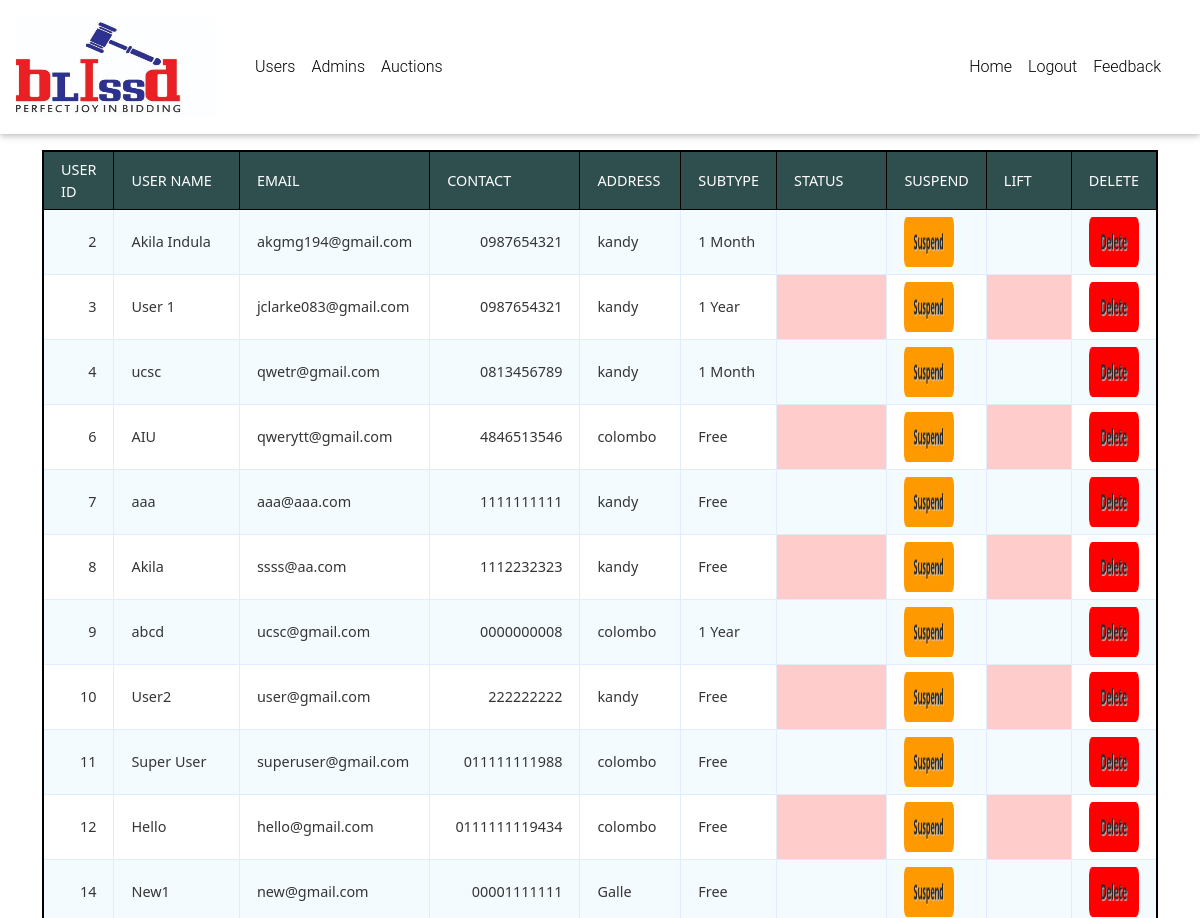
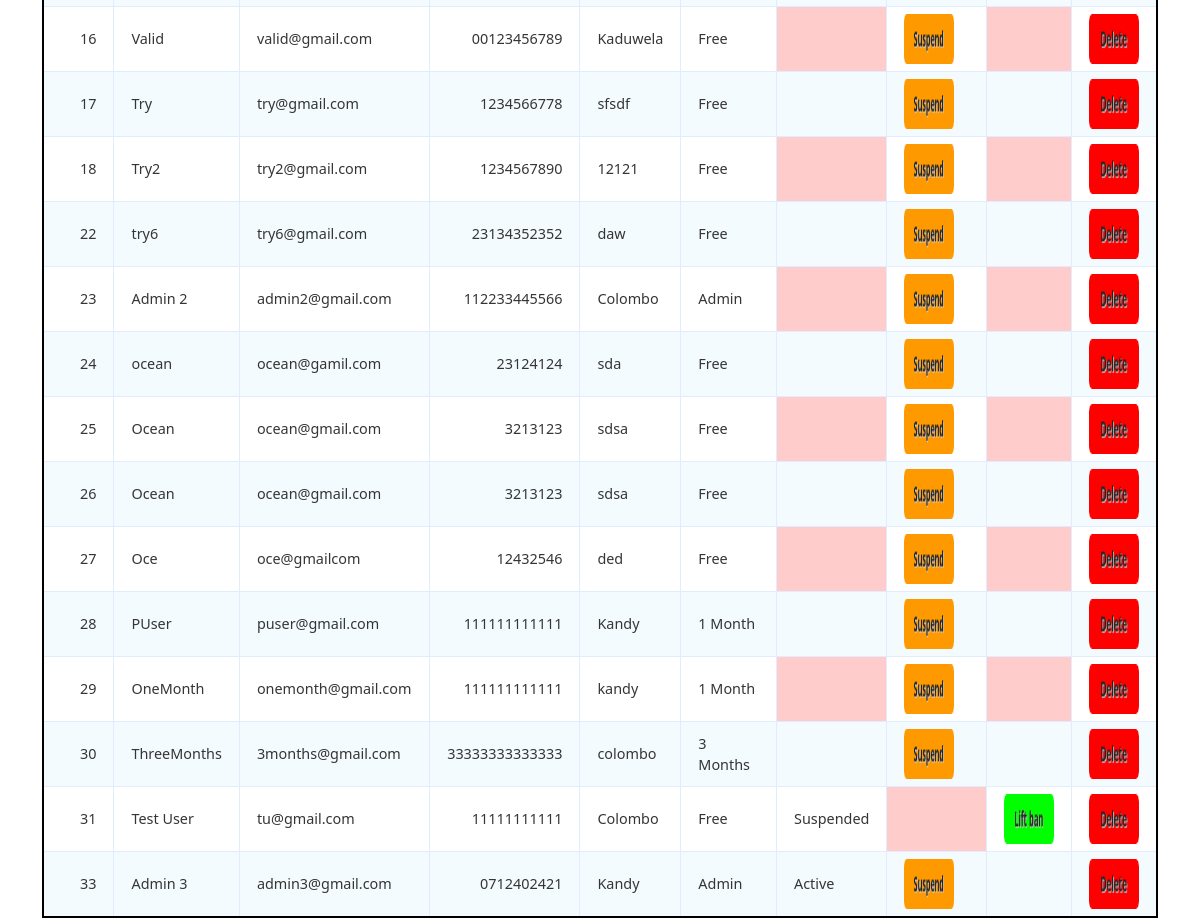
Before: /Functions/Admin/usermanage.php (signed in) with the older database file (2 pictures, top to bottom).
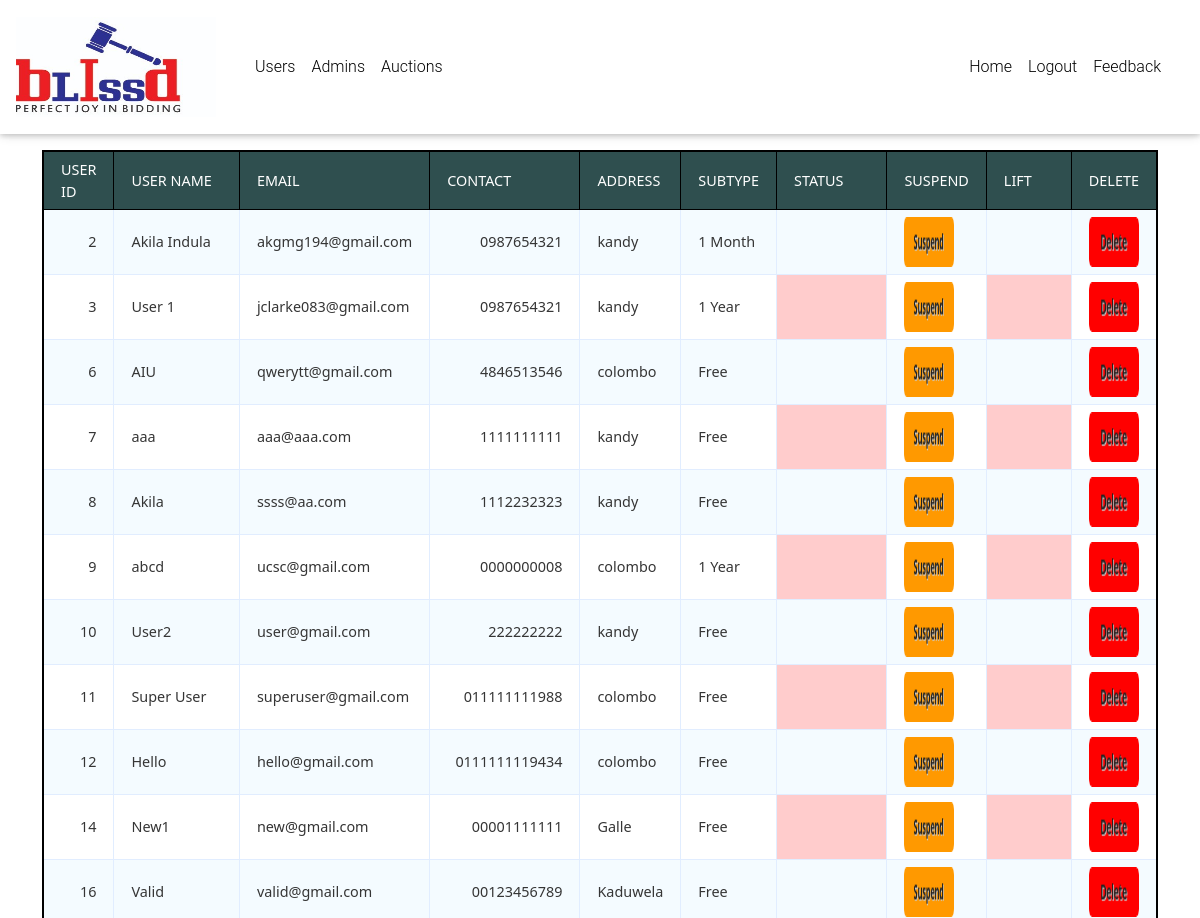
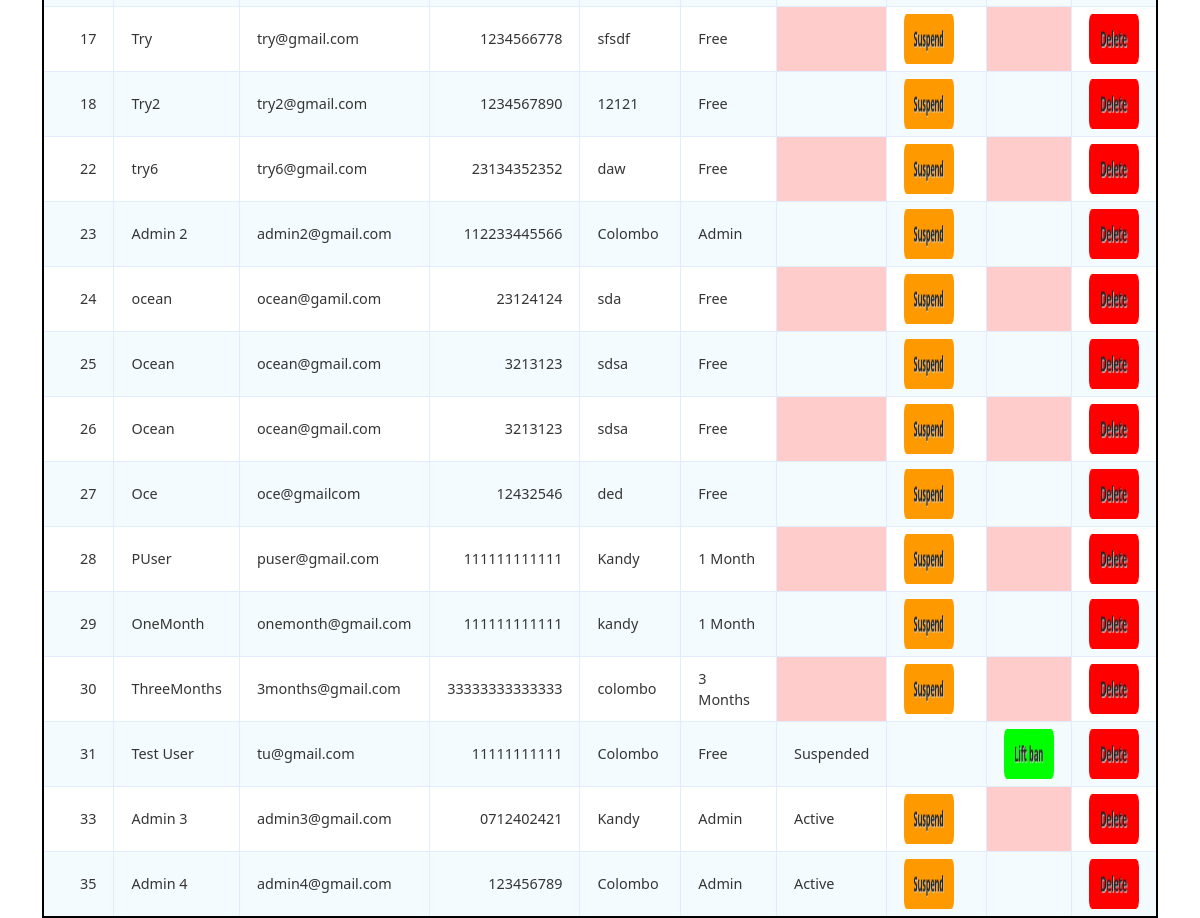
After: the same page with the newer database file (2 pictures, top to bottom).
### tables this page shows
CREATE TABLE IF NOT EXISTS `users` (
  `id` int(11) NOT NULL AUTO_INCREMENT,
  `username` varchar(255) NOT NULL,
  `email` varchar(255) NOT NULL,
  `password` varchar(100) NOT NULL,
  `contact` varchar(20) NOT NULL,
  `address` varchar(255) NOT NULL,
  `subtype` varchar(20) NOT NULL,
  `status` varchar(20) NOT NULL,
  PRIMARY KEY (`id`),
  KEY `username` (`username`)
);

### Functions/Admin/usermanage.php (the view, shortened to what this page needs)
<?php
    require_once('../../connection/dbconnection.php');
?>
<!DOCTYPE html>
<html lang="en">
    <head>
    <link rel="stylesheet" href="https://maxcdn.bootstrapcdn.com/font-awesome/4.7.0/css/font-awesome.min.css">
    <link href="../../Public/css/css/bootstrap.min.css" rel="stylesheet">
    <link href="../../Public/css/css/mdb.min.css" rel="stylesheet">
    <link href="../../Public/css/css/style.min.css" rel="stylesheet">
    <link href="../../Public/css/customstyles.css" rel="stylesheet">
    </head>
<body>
<?php
    include('../../components/admintopnav.php');
?>
    <main style="padding-top: 150px">
<?php
    $query="SELECT * FROM users ";
    $Rows=mysqli_query($conn,$query);
    echo'<table  style="width:200px;height:500px;border:2px solid black" class="data-table">
            <thead>
                <tr>
                    <th>User Id</th>
                    <th>User Name</th>
                    <th>Email</th>
                    <th>Contact</th>
                    <th>Address</th>
                    <th>Subtype</th>
                    <th>Status</th>
                    <th>Suspend</th>
                    <th>Lift</th>
                    <th>Delete</th>
                </tr>
            </thead>
            <tbody>';
                while ($row=mysqli_fetch_array($Rows))
                {
                    echo "<tr>";
                    echo "<td>";
                    echo $row['id'];
                    echo "</td>";
                    echo "<td>";
                    echo $row['username'];
                    echo "</td>";
                    echo "<td>";
                    echo $row['email'];
                    echo "</td>";
                    echo "<td>";
                    echo $row['contact'];
                    echo "</td>";
                    echo "<td>";
                    echo $row['address'];
                    echo "</td>";
                    echo "<td>";
                    echo $row['subtype'];
                    echo "</td>";
                    echo "<td>";
                    echo $row['status'];
                    echo "</td>";
                    echo "<td>";
                    if($row['status']!='Suspended'){?>
                    <a href="javascript:susp(<?php echo $row[0]; ?>)"> <img src="../../Public/Assets/Images/suspend.png"  width="50px" height="50px"  alt="suspend" /> </a>
                    <?php }
                    echo "</td>";
                    echo "<td>";
                    if($row['status']=='Suspended'){?>
                    <a href="javascript:lift(<?php echo $row[0]; ?>)"> <img src="../../Public/Assets/Images/lift.png"  width="50px" height="50px"  alt="lift" /> </a>
                    <?php }
                    echo "</td>";
                    echo "<td>";
                    ?>
                    <a href="javascript:del(<?php echo $row[0]; ?>)"> <img src="../../Public/Assets/Images/del.png"  width="50px" height="50px"  alt="delete" /> </a>
                    <?php
                    echo "</td>";
                }
            echo "</tbody>";
?>
</main>
</body>
</html>

Changed rows visible on the page:
removed users: id "4", username "ucsc", email "qwetr@gmail.com", contact "0813456789", address "kandy", subtype "1 Month"
added users: id "35", username "Admin 4", email "admin4@gmail.com", contact "123456789", address "Colombo", subtype "Admin", status "Active"
